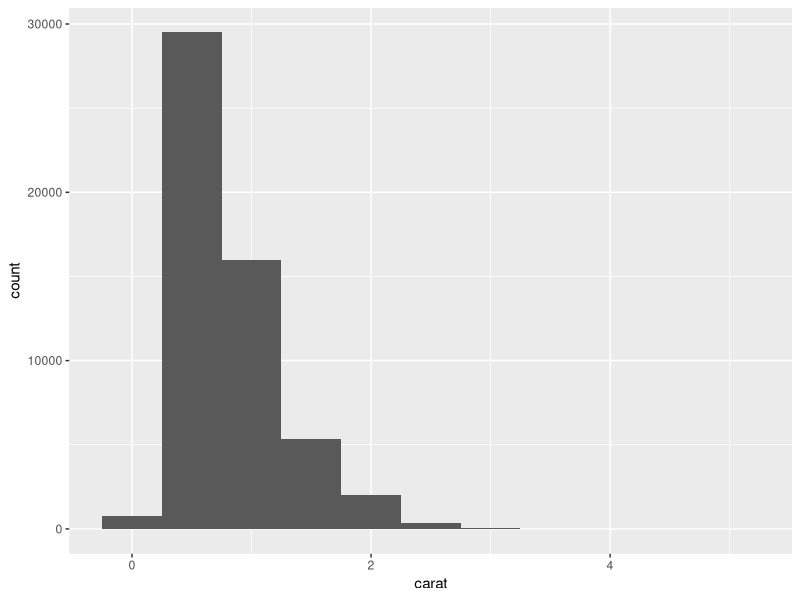
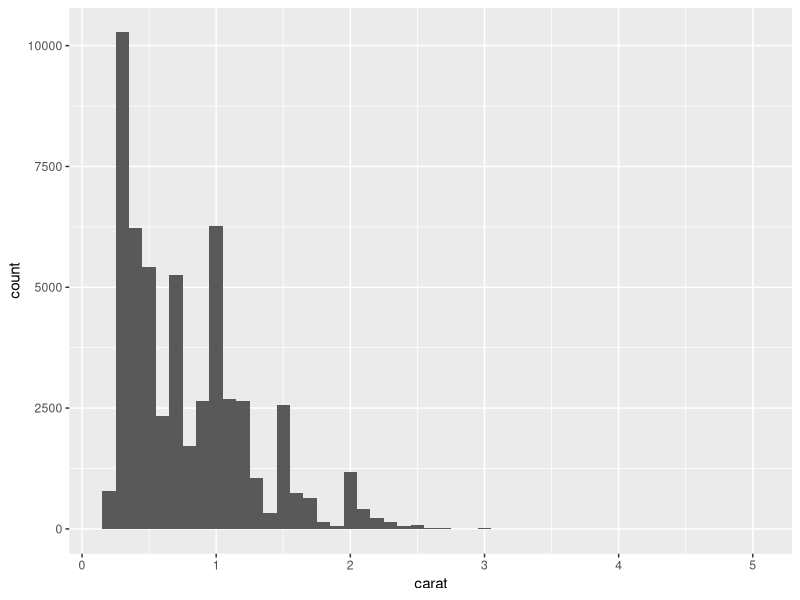
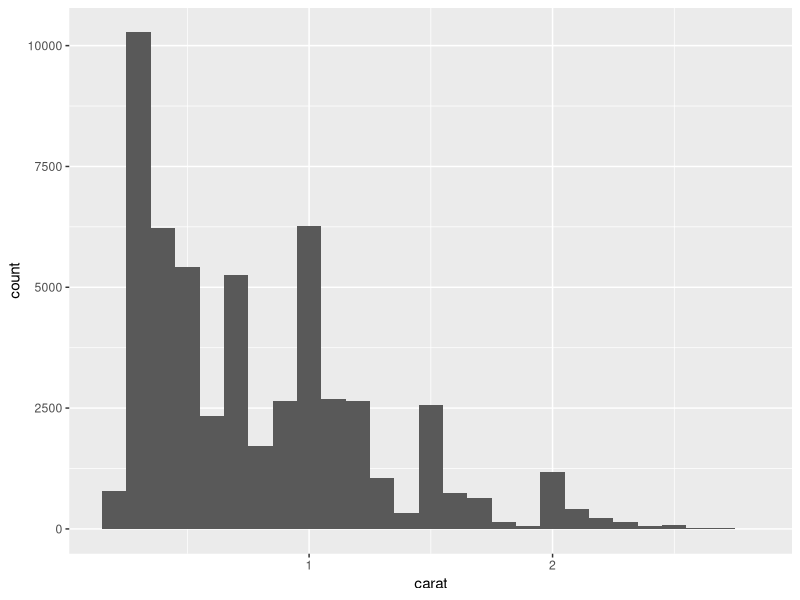
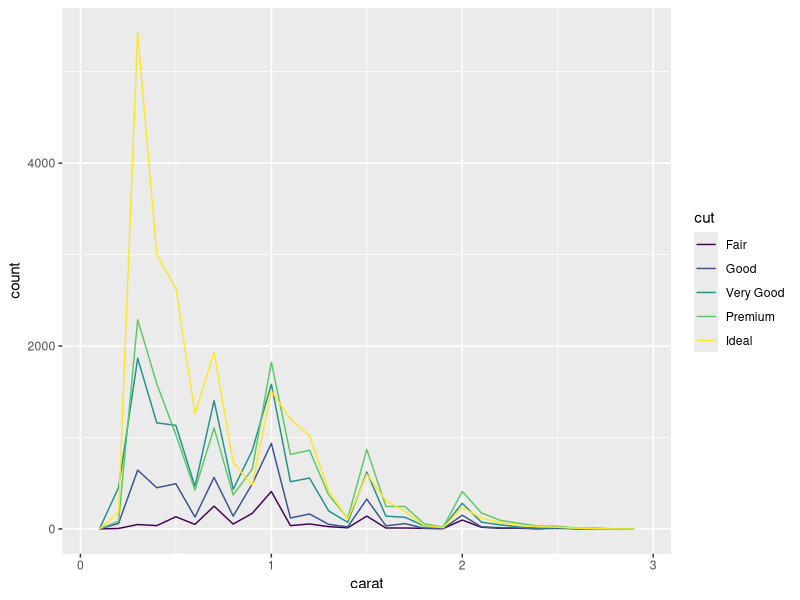
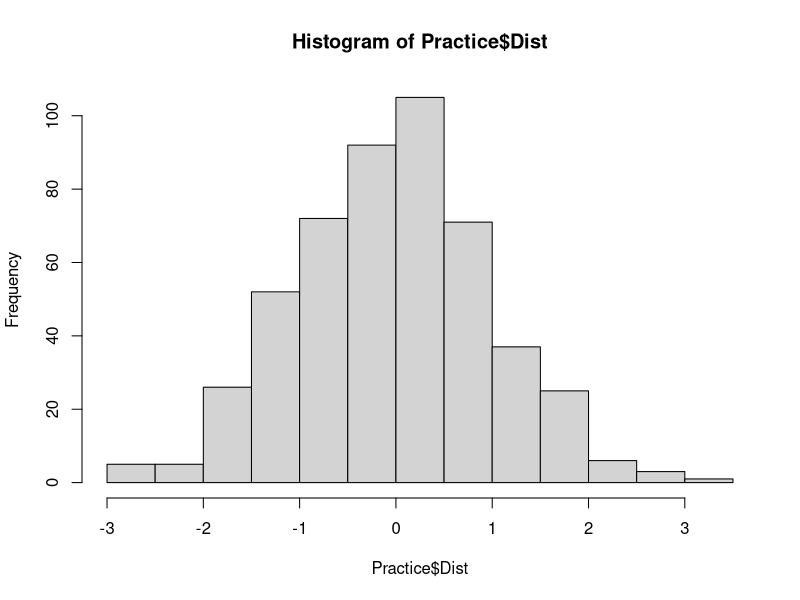
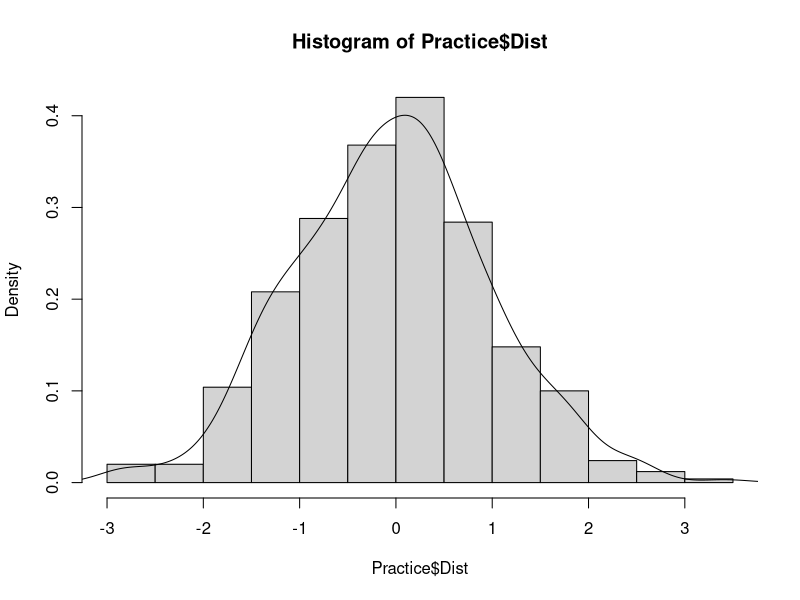
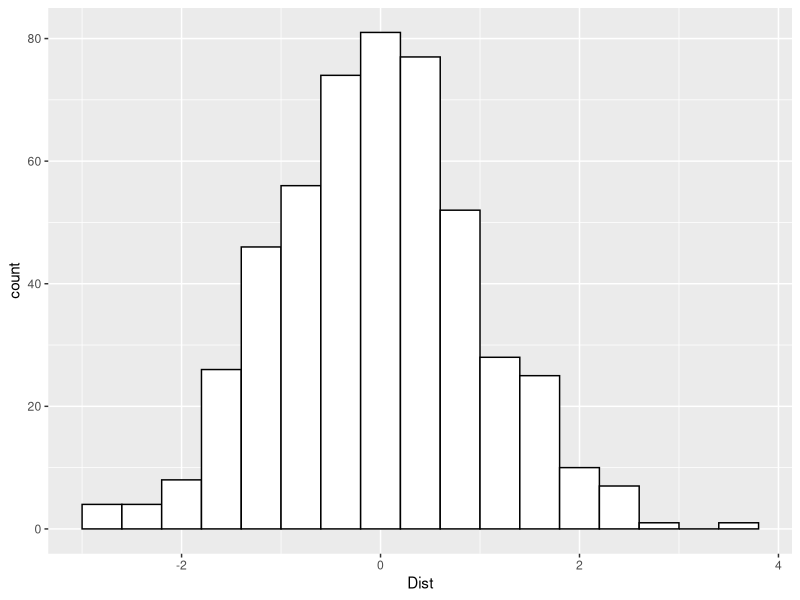
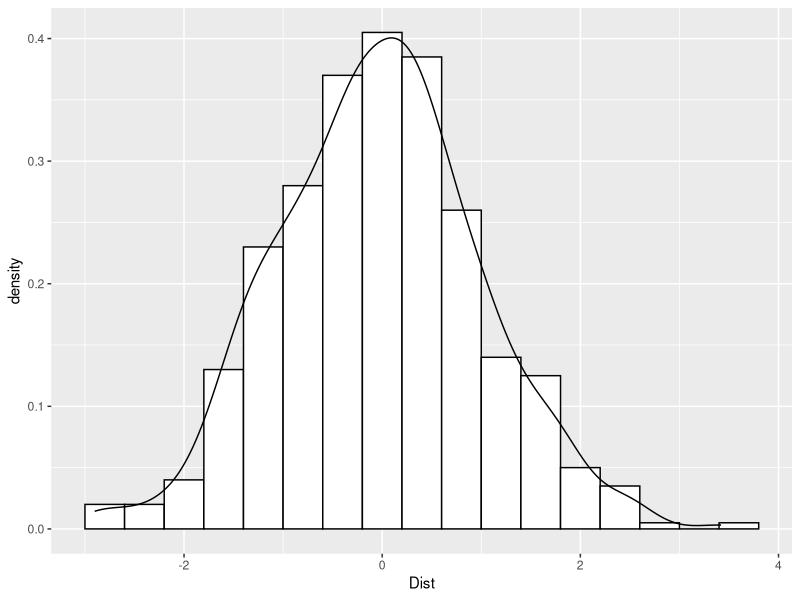

The R source for these figures, in order:
## ---- chunk 1
data("diamonds")
library(tidyverse)
data(Practice)
data(smaller)
## ---- chunk 2
ggplot(data = diamonds) +
  geom_histogram(mapping = aes(x = carat), binwidth = 0.5)
## ---- chunk 3
ggplot(data = diamonds) +
  geom_histogram(mapping = aes(x = carat), binwidth = 0.1)
## ---- chunk 4
smaller <- diamonds |> 
  filter(carat < 3)
## ---- chunk 5
ggplot(data = smaller, mapping = aes(x = carat)) +
  geom_histogram(binwidth = 0.1)
## ---- chunk 6
ggplot(data = smaller, mapping = aes(x = carat, color = cut)) +
  geom_freqpoly(binwidth = 0.1)
## ---- chunk 7
Practice <- data.frame(Condition = 
            c(rep(c("A", "B"), each=250)), 
            Dist = rnorm(500, mean = 0, sd = 1))
## ---- chunk 8
hist(Practice$Dist)
## ---- chunk 9
hist(Practice$Dist, probability = TRUE)
lines(density(Practice$Dist))
## ---- chunk 10
ggplot(Practice, aes(x=Dist)) +
    geom_histogram(binwidth=.4, colour="black", fill="white")
## ---- chunk 11
ggplot(Practice, aes(x=Dist)) + 
    geom_histogram(aes(y= after_stat(density)),
                   binwidth=.4,
                   colour="black", fill="white") +
    geom_density()
## ---- chunk 12
ggplot(Practice, aes(x=Dist, fill=Condition)) +
    geom_histogram(binwidth=.4, alpha=.5, position="identity")
## ---- chunk 13
ggplot(Practice, aes(x=Dist, color=Condition)) + geom_density()
